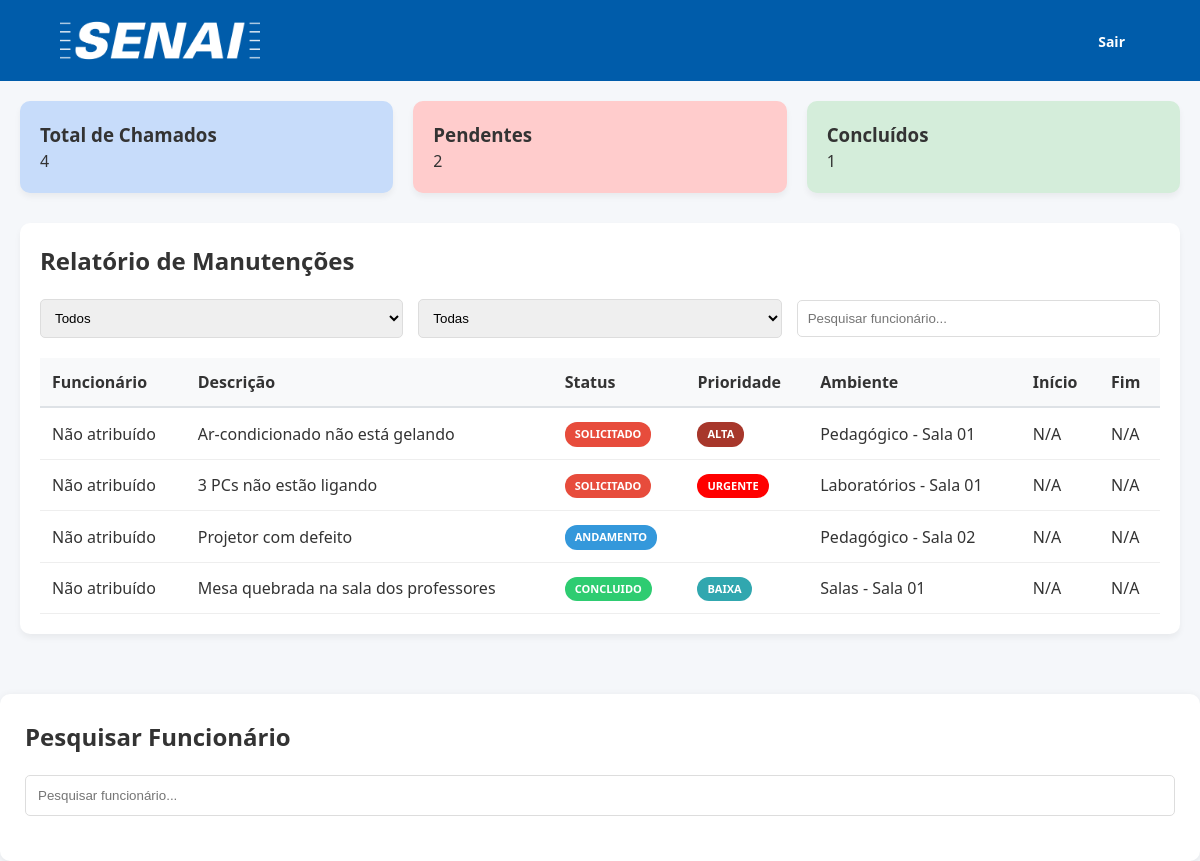
The page /relatorio.php (signed in) on the database its author committed.
### tables this page shows
CREATE TABLE solicitacao (
    id_solicitacao INT AUTO_INCREMENT PRIMARY KEY,
    id_ambiente INT NOT NULL,
    id_sala INT NOT NULL,
    id_funcionario INT,
    id_funcionario_cancelou INT,
    id_funcionario_concluiu INT,
    motivo VARCHAR(150) NOT NULL,
    foto VARCHAR(255),
    prioridade ENUM('Baixa', 'Média', 'Alta', 'Urgente') NOT NULL DEFAULT 'Baixa',
    motivo_cancelamento TEXT,
    data_cancelamento DATETIME,
    data_inic DATETIME,
    data_fim DATETIME,
    status ENUM('solicitado','andamento','concluido','cancelado','recusado') NOT NULL DEFAULT 'solicitado',
    FOREIGN KEY (id_funcionario) REFERENCES funcionario(id_funcionario),
    FOREIGN KEY (id_sala) REFERENCES sala(id_sala),
    FOREIGN KEY (id_ambiente) REFERENCES ambiente(id_ambiente)
);

CREATE TABLE ambiente (
    id_ambiente INT PRIMARY KEY AUTO_INCREMENT,
    nome VARCHAR(100) NOT NULL
);

CREATE TABLE sala (
    id_sala INT AUTO_INCREMENT PRIMARY KEY,
    id_ambiente INT NOT NULL,
    num_sala CHAR(2) NOT NULL,
    nome VARCHAR(100) NOT NULL,
    FOREIGN KEY (id_ambiente) REFERENCES ambiente(id_ambiente)
);

### relatorio.php (the view, shortened to what this page needs)
<?php
require("db/conexao.php");
$sqlGeral = $conn->prepare("
    SELECT
        COUNT(*) AS total,
        SUM(status = 'concluido') AS concluidos,
        SUM(status = 'andamento') AS andamento,
        SUM(status = 'cancelado') AS cancelado,
        SUM(status = 'recusado') AS recusado,
        SUM(status = 'solicitado') AS pendentes
    FROM solicitacao
");
$sqlGeral->execute();
$resumoGeral = $sqlGeral->fetch(PDO::FETCH_ASSOC);
$sql = $conn->prepare("
    SELECT
        s.id_solicitacao,
        s.motivo,
        s.status,
        s.prioridade,
        s.data_inic,
        s.data_fim,
        a.nome AS ambiente,
        sa.num_sala,
        f.nome AS funcionario
    FROM solicitacao s
    INNER JOIN ambiente a ON s.id_ambiente = a.id_ambiente
    INNER JOIN sala sa ON s.id_sala = sa.id_sala
    LEFT JOIN funcionario f ON s.id_funcionario = f.id_funcionario
");
$sql->execute();
$lista = $sql->fetchAll(PDO::FETCH_ASSOC);
?>
<!DOCTYPE html>
<html lang="pt-br">
<head>
    <link rel="stylesheet" href="css/relatorio.css">
</head>
<body>
    <div class="navbar">
        <img src="img/senai-logo-1.png" alt="">
        <ul>
            <li><a href="logout.php">Sair</a></li>
        </ul>
    </div>
    <div class="container">
        <div class="resumoTotal">
            <div class="card azul">
                <h3>Total de Chamados</h3>
                <p><?= $resumoGeral['total'] ?></p>
            </div>
            <div class="card vermelho">
                <h3>Pendentes</h3>
                <p><?= $resumoGeral['pendentes'] ?></p>
            </div>
            <div class="card verde">
                <h3>Concluídos</h3>
                <p><?= $resumoGeral['concluidos'] ?></p>
            </div>
        </div>
        <div class="card">
            <h2>Relatório de Manutenções</h2>
            <div class="filtros">
                <select id="filtroStatus">
                    <option value="">Todos</option>
                </select>
                <select id="filtroPrioridade">
                    <option value="">Todas</option>
                </select>
                <input class="pesquisa" type="text" id="campo" placeholder="Pesquisar funcionário...">
            </div>
            <table>
                <thead>
                    <tr>
                        <th>Funcionário</th>
                        <th>Descrição</th>
                        <th>Status</th>
                        <th>Prioridade</th>
                        <th>Ambiente</th>
                        <th>Início</th>
                        <th>Fim</th>
                    </tr>
                </thead>
                <tbody>
                    <?php foreach ($lista as $l):
                        $statusClasse = $l['status'] == 'concluido' ? 'concluida' : ($l['status'] == 'solicitado' ? 'pendente' : $l['status']);
                        $prioridadeClasse = strtolower($l['prioridade']);
                    ?>
                        <tr>
                            <td data-label="Funcionário" class="nome-funcionario"><?= $l['funcionario'] ?? 'Não atribuído' ?></td>
                            <td data-label="Descrição"><?= $l['motivo'] ?></td>
                            <td data-label="Status"><span class="status <?= $statusClasse ?>"><?= $l['status'] ?></span></td>
                            <td data-label="Prioridade"><span class="prioridade <?= $prioridadeClasse ?>"><?= $l['prioridade'] ?></span></td>
                            <td data-label="Ambiente"><?= $l['ambiente'] ?> - Sala <?= $l['num_sala'] ?></td>
                            <td data-label="Início"><?= $l['data_inic'] ?? 'N/A' ?></td>
                            <td data-label="Fim"><?= $l['data_fim'] ?? 'N/A' ?></td>
                        </tr>
                    <?php endforeach; ?>
                </tbody>
            </table>
        </div>
    </div>
    <div class="statusFuncionario">
        <h2>Pesquisar Funcionário</h2>
        <input type="text" id="campoFuncionario"
            placeholder="Pesquisar funcionário...">
    </div>
</body>
</html>

### css/relatorio.css (style rules this page uses)
* { box-sizing: border-box; margin: 0; padding: 0; }
body { font-family: 'Segoe UI', Arial, sans-serif; background-color: #f5f7fa; color: #333; line-height: 1.5; }
.container { max-width: 1400px; margin: 0 auto; padding: 20px; }
.navbar { background: rgb(0, 92, 170); padding: 15px 5%; display: flex; align-items: center; justify-content: space-between; flex-wrap: wrap; gap: 15px; }
.navbar img { width: 200px; height: auto; }
.navbar ul { list-style: none; display: flex; gap: 15px; padding: 0; }
.navbar ul li a { color: white; text-decoration: none; padding: 8px 15px; font-weight: bold; border-radius: 4px; font-size: 14px; transition: background 0.3s; }
.resumoTotal { display: grid; grid-template-columns: repeat(auto-fit, minmax(250px, 1fr)); gap: 20px; margin-bottom: 30px; }
.card { background: white; padding: 20px; border-radius: 10px; box-shadow: 0 4px 6px rgba(0, 0, 0, 0.05); }
.azul { background: #c7dcfa; }
.vermelho { background: #ffcccc; }
.verde { background: #d4edda; }
.filtros { display: flex; flex-wrap: wrap; gap: 15px; margin: 20px 0; align-items: center; }
.filtros select, .pesquisa { padding: 10px; border-radius: 5px; border: 1px solid #ddd; flex: 1; min-width: 200px; }
table { width: 100%; border-collapse: collapse; background: white; }
th { background: #f8f9fa; text-align: left; padding: 12px; border-bottom: 2px solid #dee2e6; }
td { padding: 12px; border-bottom: 1px solid #eee; }
.status, .prioridade { padding: 4px 10px; border-radius: 12px; font-size: 11px; font-weight: bold; text-transform: uppercase; color: white; display: inline-block; }
.concluida { background: #2ecc71; }
.pendente { background: #e74c3c; }
.andamento { background: #3498db; }
.urgente { background: #ff0000; }
.alta { background: #a7372b; }
.baixa { background: #31a7af; }
.statusFuncionario { background: white; padding: 25px; border-radius: 10px; box-shadow: 0 2px 8px rgba(0, 0, 0, 0.08); margin-top: 40px; }
#campoFuncionario { width: 100%; padding: 12px; margin: 20px 0; border: 1px solid #ddd; border-radius: 5px; }

### rows shown on the page
solicitacao: funcionario "Não atribuído", motivo "Ar-condicionado não está gelando", status "SOLICITADO", prioridade "ALTA", id_ambiente.nome "Pedagógico", id_sala.num_sala "01", data_inic "N/A", data_fim "N/A"
solicitacao: funcionario "Não atribuído", motivo "3 PCs não estão ligando", status "SOLICITADO", prioridade "URGENTE", id_ambiente.nome "Laboratórios", id_sala.num_sala "01", data_inic "N/A", data_fim "N/A"
solicitacao: funcionario "Não atribuído", motivo "Projetor com defeito", status "ANDAMENTO", id_ambiente.nome "Pedagógico", id_sala.num_sala "02", data_inic "N/A", data_fim "N/A"
solicitacao: funcionario "Não atribuído", motivo "Mesa quebrada na sala dos professores", status "CONCLUIDO", prioridade "BAIXA", id_ambiente.nome "Salas", id_sala.num_sala "01", data_inic "N/A", data_fim "N/A"

### other values the page prints
$resumoGeral['total'] "4"
$resumoGeral['pendentes'] "2"
$resumoGeral['concluidos'] "1"
